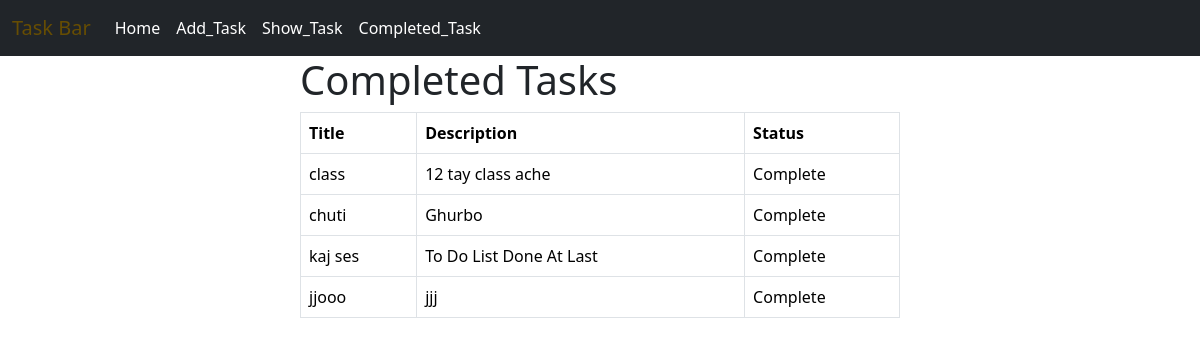
/completed_tasks/, run on the app's committed database.
### to_do/models.py (models this page shows)
class TaskModel(models.Model):
    taskTitle = models.CharField(max_length=300)
    taskDescription = models.TextField()
    is_completed = models.BooleanField(default=False)

### to_do/views.py (the view)
# urls.py: path('completed_tasks/', completed_tasks, name='completed_tasks'),
def completed_tasks(request):
    completed_tasks = TaskModel.objects.filter(is_completed=True)
    return render(request, 'completed_tasks.html', {'completed_tasks': completed_tasks})

### to_do/templates/completed_tasks.html
{% extends 'base.html' %}
{% block content %}
<div style="width:50%;margin:auto">
    <h1>Completed Tasks</h1>
    <table class="table table-bordered table-white">
        <thead>
          <tr>
            <th scope="col">Title</th>
            <th scope="col">Description</th>
            <th scope="col">Status</th>
          </tr>
        </thead>
        <tbody>
            {% for task in completed_tasks %}
            <tr>
                <td>{{task.taskTitle}}</td>
                <td>{{task.taskDescription}}</td>
                <td>
                    {% if task.is_completed %}
                        Complete
                    {% else %}
                        Incomplete
                    {% endif %}
                </td>
              </tr>
            {% endfor %}
        </tbody>
      </table>
</div>
{% endblock %}

### to_do/templates/base.html (shortened to what this page needs)
<!DOCTYPE html>
<html lang="en">
  <head>
    <link
      href="https://cdn.jsdelivr.net/npm/bootstrap@5.3.1/dist/css/bootstrap.min.css"
      rel="stylesheet"
    />
  </head>
  <body>
    <nav class="navbar navbar-expand-lg bg-dark text-white">
        <div class="container-fluid text-white">
          <a class="navbar-brand text-warning-emphasis" href="#">Task Bar</a>
          <div class="collapse navbar-collapse" id="navbarNavAltMarkup">
            <div class="navbar-nav">
              <a class="nav-link active text-white" aria-current="page" href="{% url 'home' %}">Home</a>
              <a class="nav-link text-white" href="{% url 'add_task' %}">Add_Task</a>
              <a class="nav-link text-white" href="{% url 'show_tasks' %}">Show_Task</a>
              <a class="nav-link text-white" href="{% url 'completed_tasks' %}">Completed_Task</a>
            </div>
          </div>
        </div>
      </nav>
    {% block content %} {% endblock %}
  </body>
</html>

### data on the page
TaskModel: taskTitle "class", taskDescription "12 tay class ache", is_completed "Complete"
TaskModel: taskTitle "chuti", taskDescription "Ghurbo", is_completed "Complete"
TaskModel: taskTitle "kaj ses", taskDescription "To Do List Done At Last", is_completed "Complete"
TaskModel: taskTitle "jjooo", taskDescription "jjj", is_completed "Complete"
